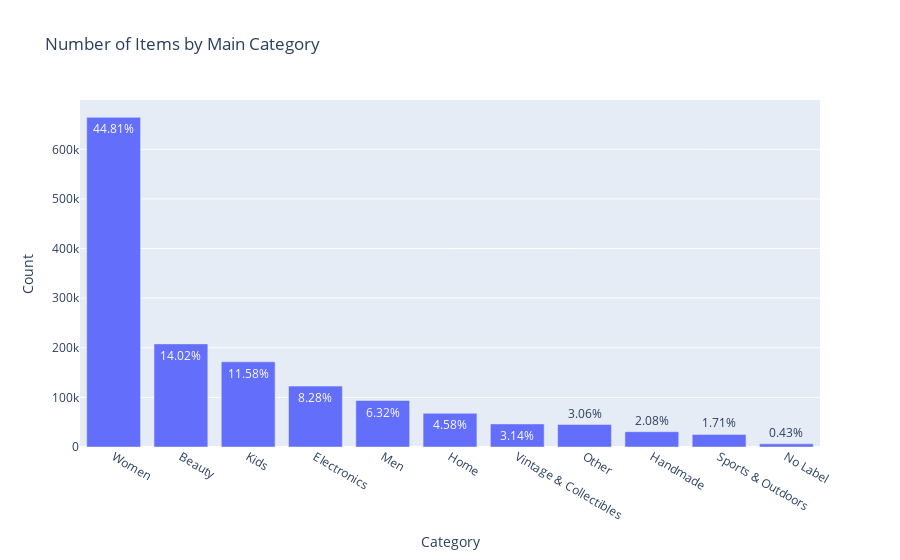

The notebook cell this image was saved under:
### Code cell
# analysis the general category
x = train['general_cat'].value_counts().index.values.astype('str')
y = train['general_cat'].value_counts().values
pct = [('%.2f' % (v * 100)) + '%' for v in (y / len(train))]
tracel = go.Bar(x=x, y=y, text=pct)
layout = dict(title="Number of Items by Main Category", yaxis=dict(title='Count'), xaxis=dict(title='Category'))
fig = dict(data=[tracel], layout=layout)
py.iplot(fig)

### Figure 1 — Plotly figure (JSON) as saved in the notebook; plotly's stock layout.template omitted (floating-point values rounded to 4 significant figures)
{"data": [{"text": ["44.81%", "14.02%", "11.58%", "8.28%", "6.32%", "4.58%", "3.14%", "3.06%", "2.08%", "1.71%", "0.43%"], "x": ["Women", "Beauty", "Kids", "Electronics", "Men", "Home", "Vintage & Collectibles", "Other", "Handmade", "Sports & Outdoors", "No Label"], "y": [664385, 207828, 171689, 122690, 93680, 67871, 46530, 45351, 30842, 25342, 6327], "type": "bar"}], "layout": {"title": {"text": "Number of Items by Main Category"}, "xaxis": {"title": {"text": "Category"}}, "yaxis": {"title": {"text": "Count"}}}}
